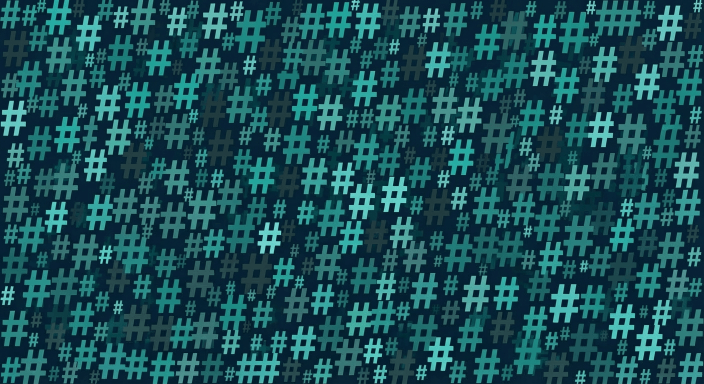
#> input picture images/NYM-BG.png, 1408 x 768 px, given in place of nymbot-icon.png, which was not available (shown at 1/2 size)
$ python app-icons.py
#> lines starting #> are read from the running program, lines starting #| are printed output that depends on the picture; pictures that were not available may be replaced by others from this repository, and a replacement may not be noted
#!/usr/bin/env python3
"""Regenerates every icon in the repository from images/nymbot-icon.png — the
site's favicons, the web app's PWA icons, and the Android and iOS app icons.

Run when the source artwork changes:  python3 tools/app-icons.py
"""
import glob
import os
from PIL import Image

ROOT = os.path.dirname(os.path.dirname(os.path.abspath(__file__)))
SOURCE = os.path.join(ROOT, 'images', 'nymbot-icon.png')
FLUTTER = os.path.join(ROOT, 'flutter')

src = Image.open(SOURCE).convert('RGBA')


def square(size, scale=1.0):
    """The mark at `size`, optionally inset so an adaptive icon's mask does not
    crop it."""
    out = Image.new('RGBA', (size, size), (10, 10, 15, 255))
    inner = max(1, int(size * scale))
    out.paste(src.resize((inner, inner), Image.LANCZOS),
              ((size - inner) // 2, (size - inner) // 2))
    return out


written = 0
for path in glob.glob(os.path.join(FLUTTER, 'android/app/src/main/res/mipmap-*/ic_launcher.png')):
    size = Image.open(path).size[0]
    square(size).save(path)
    written += 1

# The adaptive foreground is masked and then scaled up by the launcher, so the
# mark sits inside the 66/108 safe zone rather than filling the canvas.
for path in glob.glob(os.path.join(FLUTTER, 'android/app/src/main/res/drawable-*/ic_launcher_foreground.png')):
    size = Image.open(path).size[0]
    square(size, scale=0.62).save(path)
    written += 1

for path in glob.glob(os.path.join(FLUTTER, 'ios/Runner/Assets.xcassets/AppIcon.appiconset/*.png')):
    size = Image.open(path).size[0]
    # iOS masks the corners itself and rejects alpha, so this is the flat mark.
    square(size).convert('RGB').save(path)
    written += 1

# The site's favicons and the web app's PWA icons, from the same mark.
for rel, size in [
    ('images/favicon-16x16.png', 16),
    ('images/favicon-32x32.png', 32),
    ('images/apple-touch-icon.png', 192),
    ('images/android-chrome-192x192.png', 192),
    ('images/android-chrome-512x512.png', 512),
    ('app/icons/nymbot-192.png', 192),
    ('app/icons/nymbot-512.png', 512),
]:
    square(size).convert('RGB').save(os.path.join(ROOT, rel))
    written += 1
#> this loop made 7 passes
#> pass 1, in square, `out = Image.new('RGBA', (size, size), (10, 10, 15, 255))`:
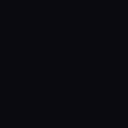
#> out: PIL image 16x16 RGBA (shown 8 times larger); mean R, G, B, A 10, 10, 15, 255
#> pass 1, `square(size).convert('RGB').save(os.path.join(ROOT, rel))`:
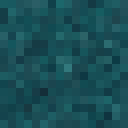
#> saved as favicon-16x16.png: PIL image 16x16 RGB (shown 8 times larger); mean R, G, B 25.7, 78.4, 86
#> pass 2, `square(size).convert('RGB').save(os.path.join(ROOT, rel))`:
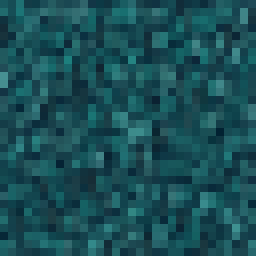
#> saved as favicon-32x32.png: PIL image 32x32 RGB (shown 8 times larger); mean R, G, B 25.7, 78.3, 85.9

ico = os.path.join(ROOT, 'images/favicon.ico')
square(64).convert('RGB').save(ico, sizes=[(16, 16), (32, 32), (48, 48), (64, 64)])
#> in square (call 8), `out.paste(src.resize((inner, inner), Image.LANCZOS), ((size - inner) /..`:
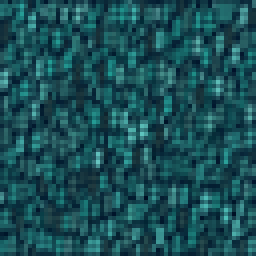
#> out: PIL image 64x64 RGBA (shown 4 times larger); mean R, G, B, A 25.7, 78.2, 85.7, 255
written += 1

print(f'wrote {written} icons from {os.path.relpath(SOURCE, ROOT)}')
